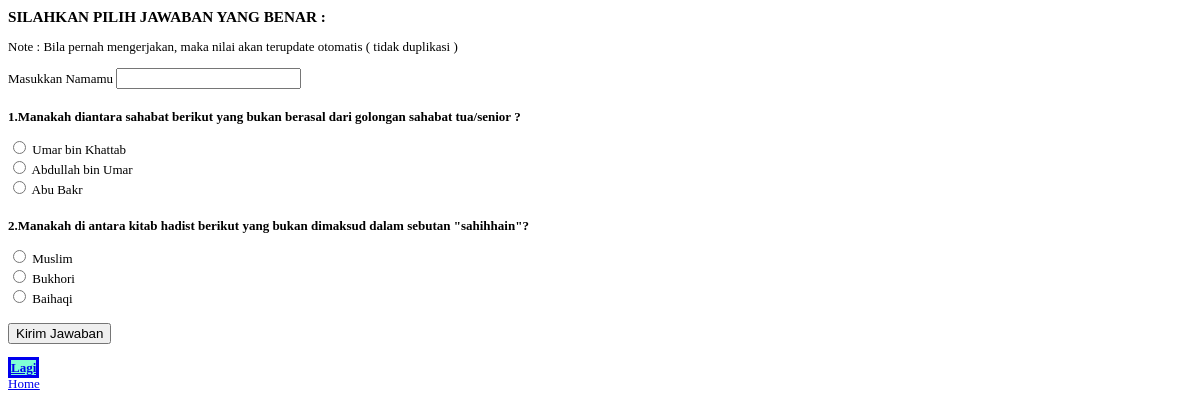
/do_quiz, run on the app's committed database.
### quiz/models.py (models this page shows, shortened)
class Question(models.Model):
    text = models.CharField(max_length=200)
    update = models.DateTimeField(auto_now=True)
    def __str__(self):
        return f'{self.id}_{self.text}'

class Option(models.Model):
    question = models.ForeignKey(Question,on_delete=models.CASCADE)
    text = models.CharField(max_length=100)
    is_true=models.BooleanField(default=False)

### quiz/views.py (the view, shortened to what this page needs)
# urls.py: path('do_quiz',views.do_quiz_view,name='do-quiz-view'),
def do_quiz_view(request):
    q_final = get_random_question()
    context = {
        'questions':q_final
    }
    print(q_final)
    return render(request,'quiz/do_quiz.html', context)

### quiz/views.py (called while the page is built)
def get_random_question() :
    q_all = Question.objects.all()
    last_question = q_all.last()
    last_q_id = last_question.id
    q_final = Question.objects.none()
    while q_final.count() < 2 :
            random_id = random.sample(range(1,last_q_id+1),1)
            selected_q = Question.objects.filter(id=random_id[0])
            q_final |= selected_q
    return q_final

### quiz/templates/quiz/do_quiz.html (shortened to what this page needs)
{% extends 'quiz/base.html' %}
{% block content %}
    <div>
        <h3 style="display: inline; margin-bottom: 100px;">SILAHKAN PILIH JAWABAN YANG BENAR :</h3>
        <form id = "submit_answer_form" action="{% url 'quiz:do-quiz-view' %}" method="post">
        <p class="text-error">Note : Bila pernah mengerjakan, maka nilai akan terupdate otomatis ( tidak duplikasi )</p>
        <label for="input_username">Masukkan Namamu</label>
        <input type="text" id = "input_username" name="input-username" value="">
        {% for question in questions %}
        {% with q_count=forloop.counter %}
            <p style="margin-top: 20px; font-weight: bold;">{{q_count}}.{{question.text}}</p>
            {% for option in question.option_set.all %}
            <input name="radio_option_{{q_count}}" id = "radio-option-{{option.id}}" type="radio" value="{{option.id}}">
            <label id ="label-radio-option-{{option.id}}" for="radio-option-{{option.id}}">{{option.text}}</label>
            <br>
            {% endfor %}
        {% endwith %}
        {% endfor %}
        <br>
        <input class="bg-success" type="submit" value="Kirim Jawaban">
        </form>
        <br>
        <a class = "a-like-box-edit" href="{% url 'quiz:do-quiz-view' %}">Lagi</a>
        <br>
        <a href="{% url 'quiz:home-view' %}">Home</a>
        <br>
    </div>
{% endblock %}

### static_project/style.css (style rules this page uses)
.a-like-box-edit { border-style: solid; background-color: aquamarine; font-weight: bolder; }

### data on the page
Question: q_count "1", text "Manakah diantara sahabat berikut yang bukan berasal dari golongan sahabat tua/senior ?"
Option: text "Umar bin Khattab"
Option: text "Abdullah bin Umar"
Option: text "Abu Bakr"
Question: q_count "2", text "Manakah di antara kitab hadist berikut yang bukan dimaksud dalam sebutan \"sahihhain\"?"
Option: text "Muslim"
Option: text "Bukhori"
Option: text "Baihaqi"
